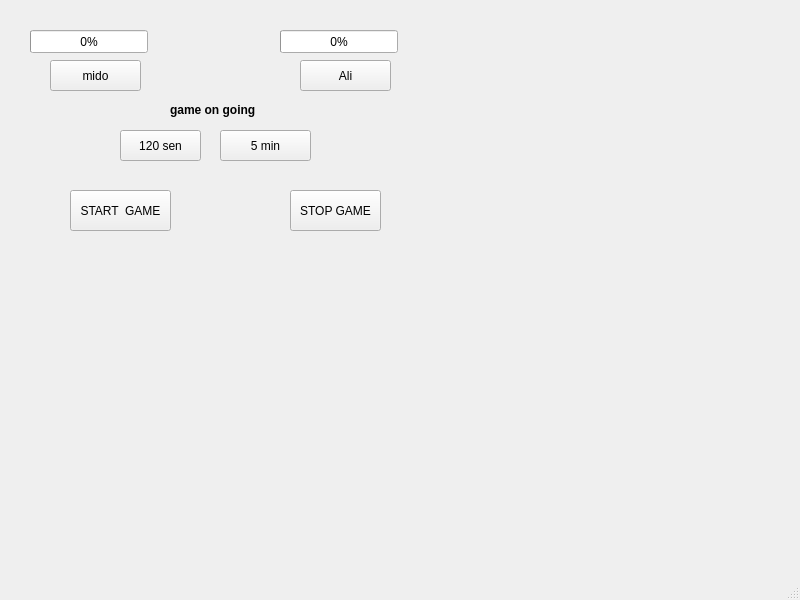
<?xml version="1.0" encoding="UTF-8"?>
<ui version="4.0">
 <class>MainWindow</class>
 <widget class="QMainWindow" name="MainWindow">
  <property name="geometry">
   <rect>
    <x>0</x>
    <y>0</y>
    <width>800</width>
    <height>600</height>
   </rect>
  </property>
  <property name="windowTitle">
   <string>MainWindow</string>
  </property>
  <widget class="QWidget" name="centralwidget">
   <widget class="QPushButton" name="STOPGAME">
    <property name="geometry">
     <rect>
      <x>290</x>
      <y>190</y>
      <width>91</width>
      <height>41</height>
     </rect>
    </property>
    <property name="text">
     <string>STOP GAME</string>
    </property>
   </widget>
   <widget class="QPushButton" name="STARTGAME">
    <property name="geometry">
     <rect>
      <x>70</x>
      <y>190</y>
      <width>101</width>
      <height>41</height>
     </rect>
    </property>
    <property name="text">
     <string>START  GAME</string>
    </property>
   </widget>
   <widget class="QPushButton" name="min5">
    <property name="geometry">
     <rect>
      <x>220</x>
      <y>130</y>
      <width>91</width>
      <height>31</height>
     </rect>
    </property>
    <property name="text">
     <string>5 min</string>
    </property>
   </widget>
   <widget class="QPushButton" name="sen120">
    <property name="geometry">
     <rect>
      <x>120</x>
      <y>130</y>
      <width>81</width>
      <height>31</height>
     </rect>
    </property>
    <property name="text">
     <string>120 sen</string>
    </property>
   </widget>
   <widget class="QProgressBar" name="progressBar_2">
    <property name="geometry">
     <rect>
      <x>280</x>
      <y>30</y>
      <width>118</width>
      <height>23</height>
     </rect>
    </property>
    <property name="value">
     <number>0</number>
    </property>
   </widget>
   <widget class="QProgressBar" name="progressBar_1">
    <property name="geometry">
     <rect>
      <x>30</x>
      <y>30</y>
      <width>118</width>
      <height>23</height>
     </rect>
    </property>
    <property name="value">
     <number>0</number>
    </property>
   </widget>
   <widget class="QPushButton" name="S1">
    <property name="geometry">
     <rect>
      <x>50</x>
      <y>60</y>
      <width>91</width>
      <height>31</height>
     </rect>
    </property>
    <property name="text">
     <string>mido</string>
    </property>
   </widget>
   <widget class="QPushButton" name="S2">
    <property name="geometry">
     <rect>
      <x>300</x>
      <y>60</y>
      <width>91</width>
      <height>31</height>
     </rect>
    </property>
    <property name="text">
     <string>Ali</string>
    </property>
   </widget>
   <widget class="QLabel" name="label">
    <property name="geometry">
     <rect>
      <x>170</x>
      <y>100</y>
      <width>311</width>
      <height>20</height>
     </rect>
    </property>
    <property name="text">
     <string>&lt;html&gt;&lt;head/&gt;&lt;body&gt;&lt;p&gt;&lt;span style=&quot; font-weight:700;&quot;&gt;game on going&lt;/span&gt;&lt;/p&gt;&lt;/body&gt;&lt;/html&gt;</string>
    </property>
    <property name="textFormat">
     <enum>Qt::TextFormat::AutoText</enum>
    </property>
   </widget>
  </widget>
  <widget class="QMenuBar" name="menubar">
   <property name="geometry">
    <rect>
     <x>0</x>
     <y>0</y>
     <width>800</width>
     <height>17</height>
    </rect>
   </property>
  </widget>
  <widget class="QStatusBar" name="statusbar"/>
 </widget>
 <resources/>
 <connections/>
</ui>
